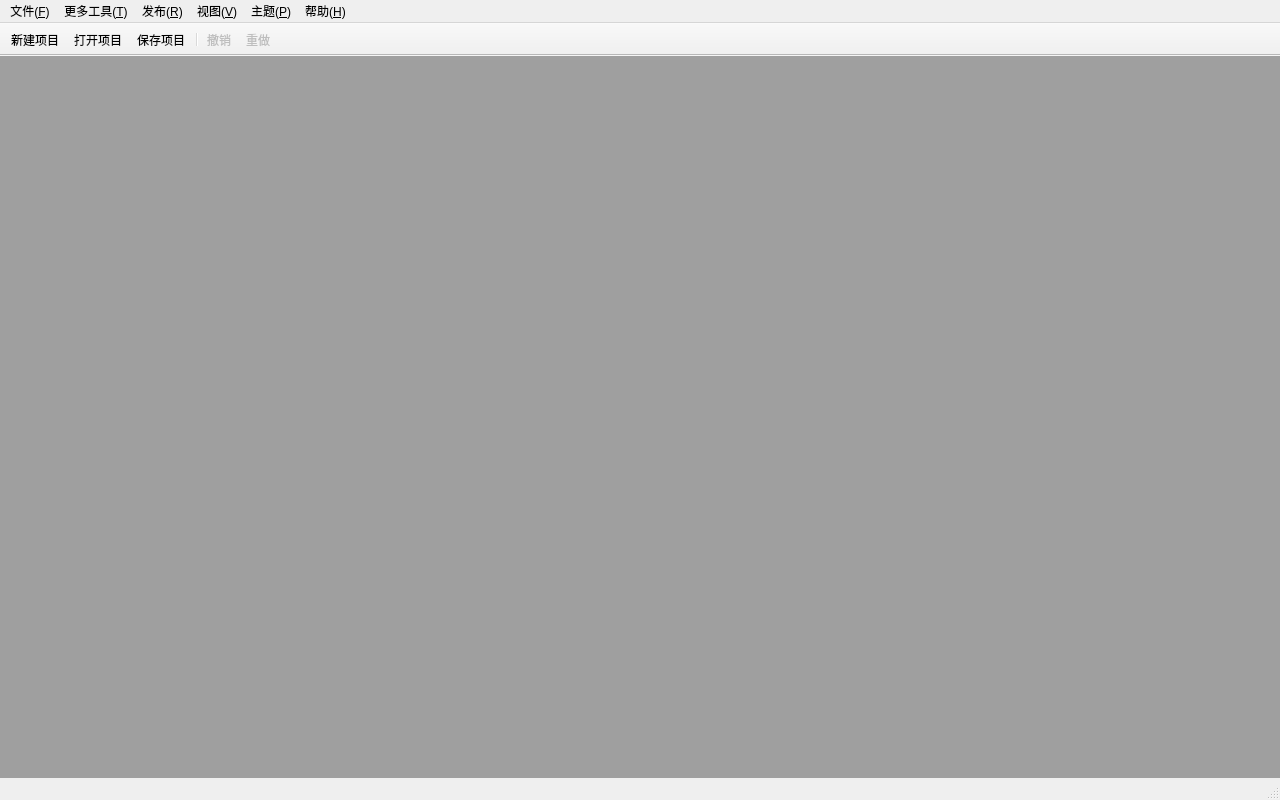
<?xml version="1.0" encoding="UTF-8"?>
<ui version="4.0">
 <class>MainWindow</class>
 <widget class="QMainWindow" name="MainWindow">
  <property name="windowTitle">
   <string>UPEdit-JXQY</string>
  </property>
  <property name="geometry">
   <rect>
    <x>0</x>
    <y>0</y>
    <width>1280</width>
    <height>800</height>
   </rect>
  </property>
  <widget class="QWidget" name="centralWidget">
   <layout class="QVBoxLayout" name="centralLayout">
    <property name="margin">
     <number>0</number>
    </property>
    <item>
     <widget class="QMdiArea" name="mdiArea">
      <property name="horizontalScrollBarPolicy">
       <enum>Qt::ScrollBarAsNeeded</enum>
      </property>
      <property name="verticalScrollBarPolicy">
       <enum>Qt::ScrollBarAsNeeded</enum>
      </property>
      <property name="activationOrder">
       <enum>QMdiArea::ActivationHistoryOrder</enum>
      </property>
      <property name="viewMode">
       <enum>QMdiArea::TabbedView</enum>
      </property>
      <property name="documentMode">
       <bool>true</bool>
      </property>
      <property name="tabsClosable">
       <bool>true</bool>
      </property>
      <property name="tabsMovable">
       <bool>true</bool>
      </property>
     </widget>
    </item>
   </layout>
  </widget>
  <widget class="QMenuBar" name="menuBar">
   <property name="geometry">
    <rect>
     <x>0</x>
     <y>0</y>
     <width>1280</width>
     <height>25</height>
    </rect>
   </property>
   <widget class="QMenu" name="fileMenu">
    <property name="title">
     <string>文件(&amp;F)</string>
    </property>
    <widget class="QMenu" name="recentFilesMenu">
     <property name="title">
      <string>最近打开的文件</string>
     </property>
     <addaction name="clearRecentAction"/>
    </widget>
    <addaction name="newProjectAction"/>
    <addaction name="openProjectAction"/>
    <addaction name="saveProjectAction"/>
    <addaction name="projectSettingsAction"/>
    <addaction name="runtimeConfigurationAction"/>
    <addaction name="separator"/>
    <addaction name="openImageEditorAction"/>
    <addaction name="openMapEditorAction"/>
    <addaction name="openMenuEditorAction"/>
    <addaction name="openScriptEditorAction"/>
    <addaction name="separator"/>
    <addaction name="recentFilesMenu"/>
    <addaction name="separator"/>
    <addaction name="closeCurrentAction"/>
    <addaction name="exitAction"/>
   </widget>
   <widget class="QMenu" name="toolMenu">
    <property name="title">
     <string>更多工具(&amp;T)</string>
    </property>
    <widget class="QMenu" name="advancedToolsMenu">
     <property name="title">
      <string>高级工具</string>
     </property>
     <addaction name="openNpcDataEditorAction"/>
     <addaction name="assetReferenceSearchAction"/>
     <addaction name="scriptProjectSearchAction"/>
    </widget>
    <addaction name="batchConvertAction"/>
    <addaction name="advancedToolsMenu"/>
    <addaction name="separator"/>
    <addaction name="setAssetsPathAction"/>
    <addaction name="fileAssociationAction"/>
   </widget>
   <widget class="QMenu" name="publishMenu">
    <property name="title">
     <string>发布(&amp;R)</string>
    </property>
    <addaction name="openResourceProfileEditorAction"/>
    <addaction name="exportAndroidExternalResourceAction"/>
   </widget>
   <widget class="QMenu" name="windowMenu">
    <property name="title">
     <string>视图(&amp;V)</string>
    </property>
   </widget>
   <widget class="QMenu" name="themeMenu">
    <property name="title">
     <string>主题(&amp;P)</string>
    </property>
    <addaction name="darkThemeAction"/>
    <addaction name="lightThemeAction"/>
   </widget>
   <widget class="QMenu" name="helpMenu">
    <property name="title">
     <string>帮助(&amp;H)</string>
    </property>
    <addaction name="aboutAction"/>
   </widget>
   <addaction name="fileMenu"/>
   <addaction name="toolMenu"/>
   <addaction name="publishMenu"/>
   <addaction name="windowMenu"/>
   <addaction name="themeMenu"/>
   <addaction name="helpMenu"/>
  </widget>
  <widget class="QToolBar" name="mainToolBar">
   <property name="movable">
    <bool>false</bool>
   </property>
   <property name="toolButtonStyle">
    <enum>Qt::ToolButtonTextBesideIcon</enum>
   </property>
   <attribute name="toolBarArea">
    <enum>TopToolBarArea</enum>
   </attribute>
   <attribute name="toolBarBreak">
    <bool>false</bool>
   </attribute>
   <addaction name="newProjectAction"/>
   <addaction name="openProjectAction"/>
   <addaction name="saveProjectAction"/>
   <addaction name="separator"/>
   <addaction name="undoAction"/>
   <addaction name="redoAction"/>
    </widget>
  <widget class="QStatusBar" name="statusBar"/>
  <action name="newProjectAction">
   <property name="text">
    <string>新建项目</string>
   </property>
   <property name="shortcut">
    <string>Ctrl+Shift+N</string>
   </property>
   <property name="statusTip">
    <string>创建新的编辑器项目文件</string>
   </property>
  </action>
  <action name="openProjectAction">
   <property name="text">
    <string>打开项目</string>
   </property>
   <property name="shortcut">
    <string>Ctrl+Shift+O</string>
   </property>
   <property name="statusTip">
    <string>打开已有的编辑器项目文件</string>
   </property>
  </action>
  <action name="saveProjectAction">
   <property name="text">
    <string>保存项目</string>
   </property>
   <property name="shortcut">
    <string>Ctrl+Shift+S</string>
   </property>
   <property name="statusTip">
    <string>保存当前项目配置</string>
   </property>
  </action>
  <action name="undoAction">
   <property name="enabled">
    <bool>false</bool>
   </property>
   <property name="text">
    <string>撤销</string>
   </property>
   <property name="statusTip">
    <string>撤销当前文档中的上一步编辑</string>
   </property>
  </action>
  <action name="redoAction">
   <property name="enabled">
    <bool>false</bool>
   </property>
   <property name="text">
    <string>重做</string>
   </property>
   <property name="statusTip">
    <string>重做当前文档中已撤销的编辑</string>
   </property>
  </action>
  <action name="projectSettingsAction">
   <property name="enabled">
    <bool>false</bool>
   </property>
   <property name="text">
    <string>项目设置</string>
   </property>
   <property name="statusTip">
    <string>设置原始资源根、可编辑资源根和活动资源包</string>
   </property>
  </action>
  <action name="runtimeConfigurationAction">
   <property name="enabled">
    <bool>false</bool>
   </property>
   <property name="text">
    <string>运行配置</string>
   </property>
   <property name="statusTip">
    <string>管理项目场景和默认运行场景</string>
   </property>
  </action>
  <action name="batchConvertAction">
   <property name="text">
    <string>资源格式转换</string>
   </property>
   <property name="shortcut">
    <string>Ctrl+B</string>
   </property>
   <property name="statusTip">
    <string>把原始资源转换为当前资源包格式</string>
   </property>
  </action>
  <action name="exportAndroidExternalResourceAction">
   <property name="text">
    <string>导出 Android 外部资源</string>
   </property>
   <property name="statusTip">
    <string>把当前活动资源包导出为 Android 公共 Download 目录结构</string>
   </property>
  </action>
  <action name="openImageEditorAction">
   <property name="text">
    <string>图片编辑器</string>
   </property>
   <property name="shortcut">
    <string>Ctrl+I</string>
   </property>
   <property name="statusTip">
    <string>编辑游戏图片和动画</string>
   </property>
  </action>
  <action name="openMapEditorAction">
   <property name="text">
    <string>地图编辑器</string>
   </property>
   <property name="shortcut">
    <string>Ctrl+G</string>
   </property>
   <property name="statusTip">
    <string>编辑地图瓦片、障碍、陷阱、NPC和物体</string>
   </property>
  </action>
  <action name="openMenuEditorAction">
   <property name="text">
    <string>菜单编辑器</string>
   </property>
   <property name="shortcut">
    <string>Ctrl+M</string>
   </property>
   <property name="statusTip">
    <string>编辑游戏UI菜单布局和组件属性</string>
   </property>
  </action>
  <action name="openScriptEditorAction">
   <property name="text">
    <string>脚本编辑器</string>
   </property>
   <property name="shortcut">
    <string>Ctrl+L</string>
   </property>
   <property name="statusTip">
    <string>编辑游戏脚本，支持搜索、补全和函数导航</string>
   </property>
  </action>
  <action name="openNpcDataEditorAction">
   <property name="text">
    <string>NPC/OBJ/资源编辑器</string>
   </property>
   <property name="shortcut">
    <string>Ctrl+Shift+D</string>
   </property>
   <property name="statusTip">
    <string>编辑 NPC/物体实例表和 ini/npcres 动作资源；保留未知字段并支持图像帧参数预览</string>
   </property>
  </action>
  <action name="openResourceProfileEditorAction">
   <property name="text">
    <string>MOD 发布与资源设置...</string>
   </property>
   <property name="shortcut">
    <string>Ctrl+Shift+R</string>
   </property>
   <property name="statusTip">
    <string>设置 MOD 名称、版本、封面、简介和资源关系</string>
   </property>
  </action>
  <action name="assetReferenceSearchAction">
   <property name="text">
    <string>资源引用搜索...</string>
   </property>
   <property name="statusTip">
    <string>扫描当前活动内容根中的已知资源引用</string>
   </property>
  </action>
  <action name="scriptProjectSearchAction">
   <property name="enabled">
    <bool>false</bool>
   </property>
   <property name="text">
    <string>项目脚本搜索与替换...</string>
   </property>
   <property name="statusTip">
    <string>在当前项目活动内容根中搜索脚本，预览并事务替换所选文件</string>
   </property>
  </action>
  <action name="setAssetsPathAction">
   <property name="text">
    <string>设置资源目录</string>
   </property>
   <property name="statusTip">
    <string>设置游戏资源文件夹路径，编辑器将从此目录加载图片和INI等资源</string>
   </property>
  </action>
  <action name="fileAssociationAction">
   <property name="text">
    <string>Windows 文件关联...</string>
   </property>
   <property name="statusTip">
    <string>管理当前 Windows 用户的 UPEdit-JXQY 文件关联</string>
   </property>
  </action>
  <action name="exitAction">
   <property name="text">
    <string>退出</string>
   </property>
   <property name="shortcut">
    <string>Alt+F4</string>
   </property>
   <property name="statusTip">
    <string>退出程序</string>
   </property>
  </action>
  <action name="closeCurrentAction">
   <property name="text">
    <string>关闭当前文档</string>
   </property>
   <property name="shortcut">
    <string>Ctrl+W</string>
   </property>
   <property name="statusTip">
    <string>关闭当前活动文档</string>
   </property>
  </action>
  <action name="aboutAction">
   <property name="text">
    <string>关于</string>
   </property>
   <property name="statusTip">
    <string>关于 UPEdit-JXQY</string>
   </property>
  </action>
  <action name="clearRecentAction">
   <property name="text">
    <string>清除最近文件列表</string>
   </property>
  </action>
  <action name="darkThemeAction">
   <property name="text">
    <string>深色主题</string>
   </property>
   <property name="checkable">
    <bool>true</bool>
   </property>
   <property name="checked">
    <bool>true</bool>
   </property>
   <property name="statusTip">
    <string>切换到深色主题</string>
   </property>
  </action>
  <action name="lightThemeAction">
   <property name="text">
    <string>浅色主题</string>
   </property>
   <property name="checkable">
    <bool>true</bool>
   </property>
   <property name="checked">
    <bool>false</bool>
   </property>
   <property name="statusTip">
    <string>切换到浅色主题</string>
   </property>
  </action>
 </widget>
 <resources/>
 <connections/>
</ui>
